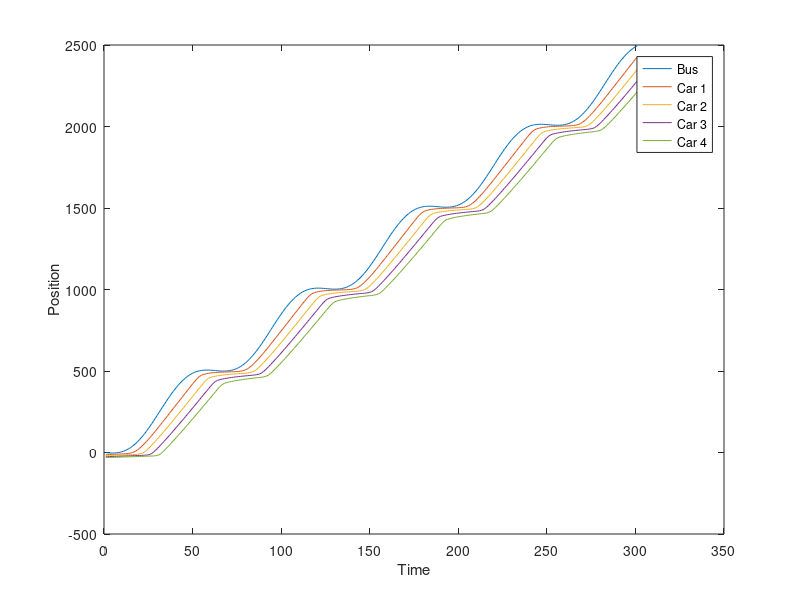

Here is the MATLAB script that generated this plot:
#
# MS211 Projeto 5
# Authors: Gabriel Previato RA172388
#          Pedro Souza      RA223515
#

x(1, :) = [0, -14, -18, -26, -31];
velocity(1, :) = [0, 0, 0, 0, 0];

# Max velocity in m/s
max_vel = 50/3.6;
delta_s = 42;

# Sensibility defined as 1s^(-1)
sensibility = 1;

# Function to calculate the
# bus position
function ret=bus_pos(time_)
  ret = 8 * time_ - 90 * sin(0.1 * time_);
endfunction

# Function to calculate the
# bus velocity (derivative of bus_pos)
function ret=bus_vel(time_)
  ret = 8 - 9 * cos(0.1 * time_);
endfunction

# We first calculate the position and velocity
# of the bus for every instant of time between (1s and 301s)
for i = 2:301
  x(i,1) = bus_pos(i);
  velocity(i,1) = bus_vel(i);
endfor

# Now we calculate the distance between all vehicles
for i = 1:4
  delta_x(i + 1) = x(1, i) - x(1, i+1);
endfor

# Otimum velocity model
vel = (max_vel/2) * (tanh((delta_x - delta_s)/20) + tanh(4));

# For every instant of time between (0s and 300s)
for t = 1:300
  # For all cars
  for i = 2:5
    x(t+1,i) = x(t,i) + sensibility * vel(1,i);
    velocity(t + 1, i) = velocity(t, i) + sensibility * (vel(1, i) - velocity(t, i));
  endfor

  # For all vehicles
  for i = 1:4
    delta_x(1) = 0;
    delta_x(i+1) = x(t,i) - x(t,i+1);
  endfor

  # Otimum velocity model
  vel = (max_vel/2) * (tanh((delta_x - delta_s)/20) + tanh(4));  
endfor

# Finaly, let's plot our results
plot(x(:,:))
ylabel("Position")
xlabel("Time")
legend("Bus", "Car 1", "Car 2", "Car 3", "Car 4")
